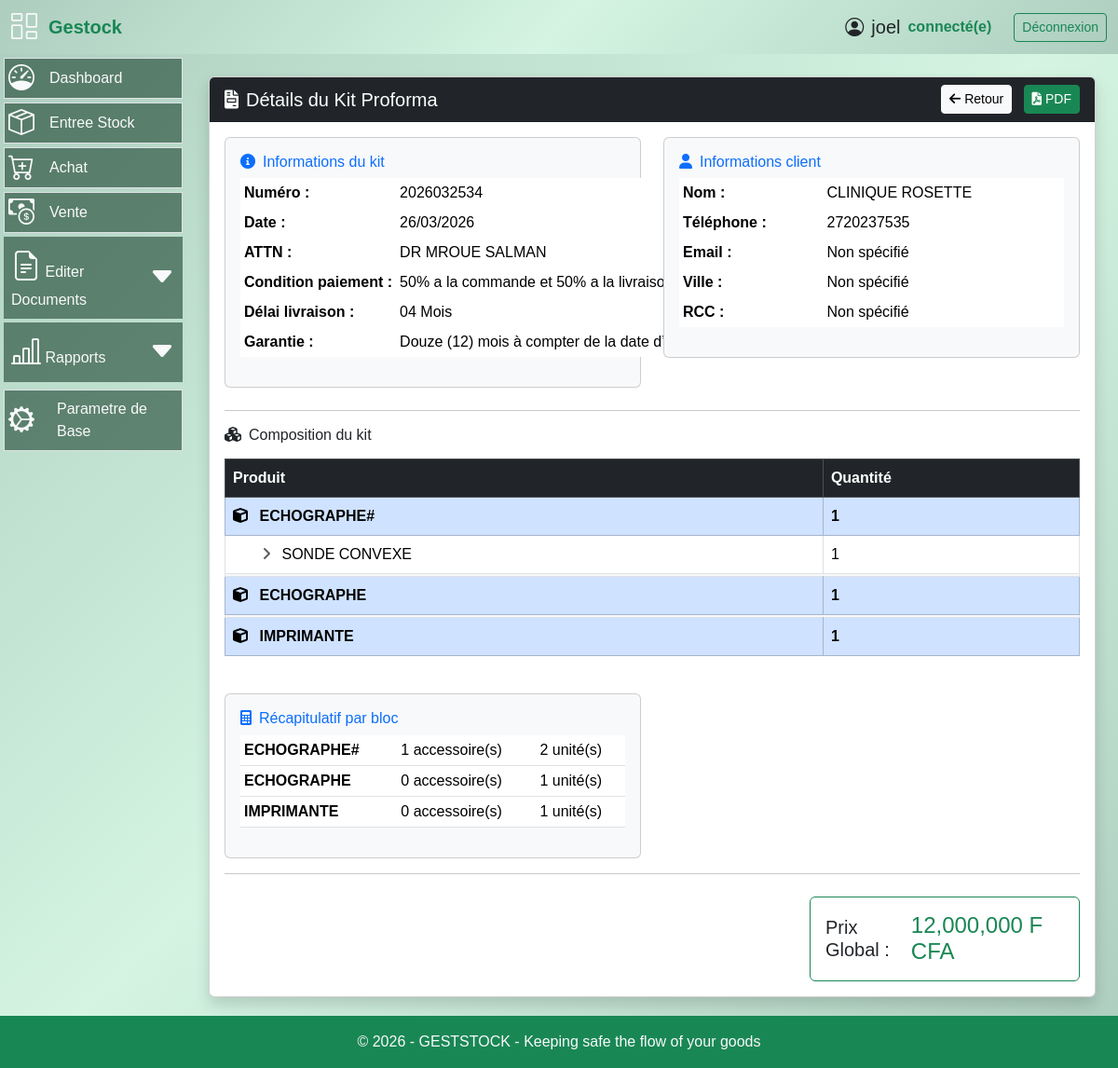
The app's page /kit-proforma/2 (signed in), older data.
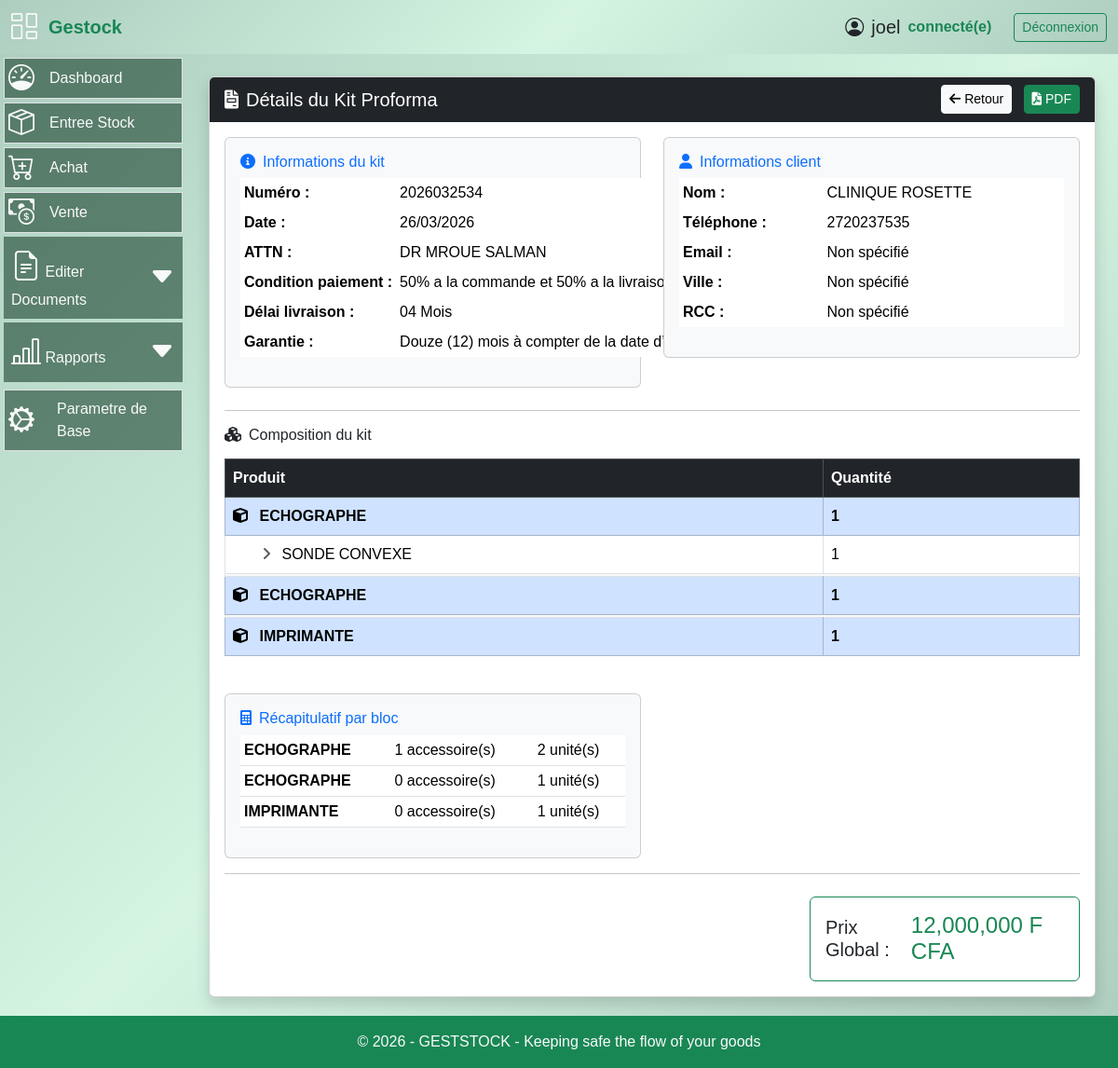
The same page, newer data.
### models.py (models this page shows, shortened)
class Produit(db.Model):
    __tablename__ = "produit"
    id = db.Column(db.Integer, primary_key=True)
    nom_produit = db.Column(db.String(128), nullable=False, index=True)
    model = db.Column(db.String(128), index=True)
    marque = db.Column(db.String(128), index=True)
    code_produit = db.Column(db.String(256), unique=True, nullable=False)
    description = db.Column(db.Text)
    origine = db.Column(db.String(256))
    image = db.Column(db.String(255))
    stocks = db.relationship("Stock", backref="produit", lazy=True)
    lignes_bon_commande = db.relationship(
        "LigneBonCommande",
        back_populates="produit"
    )
    lignes_bon_livraison = db.relationship(
        "LigneBonLivraison",
        back_populates="produit"
    )
    lignes_achat = db.relationship(
        "LigneAchat",
        back_populates="produit",
        cascade="all, delete-orphan"
    )

### routes.py (the view)
@app.route("/kit-proforma/<int:kit_id>")
@login_required
def details_kit_proforma(kit_id):
    kit = KitProforma.query.get_or_404(kit_id)
    return render_template(
        "details_kit.html",
        kit=kit
    )

### app.py (called while the page is built)
@app.after_request
def close_db_connection(response):
    try:
        db.session.close()
    except:
        pass
    return response

### routes.py (called while the page is built)
@app.after_request
def disable_cache(response):
    response.headers["Cache-Control"] = "no-store, no-cache, must-revalidate, private"
    response.headers["Pragma"] = "no-cache"
    response.headers["Expires"] = "0"
    return response

@login_manager.user_loader
def load_user(user_id):
    return User.query.get(int(user_id))

@app.context_processor
def utility_processor():
    def is_active(prefix):
        return request.endpoint and prefix in request.endpoint
    return dict(is_active=is_active)

### templates/details_kit.html (shortened to what the changed rows need)
{% extends "base.html" %}
{% block content %}
<div class="container mt-4">
    <div class="card shadow">
        <div class="card-body">
            <div class="table-responsive">
                <table class="table table-bordered">
                    <thead class="table-dark">
                        <tr>
                            <th style="width: 70%">Produit</th>
                            <th style="width: 30%">Quantité</th>
                        </tr>
                    </thead>
                    <tbody>
                        {% if kit.blocs and kit.blocs|length > 0 %}
                            {% for bloc in kit.blocs %}
                                {% if bloc.lignes and bloc.lignes|length > 0 %}
                                    {% set first_ligne = bloc.lignes[0] %}
                                    <tr class="table-primary fw-bold">
                                        <td>
                                            <i class="fas fa-cube me-2"></i>
                                            {{ first_ligne.produit.nom_produit if first_ligne.produit else 'Produit inconnu' }}
                                        </td>
                                        <td>{{ first_ligne.quantite }}</td>
                                    </tr>
                                    {% for ligne in bloc.lignes[1:] %}
                                    <tr>
                                        <td style="padding-left: 40px;">
                                            <i class="fas fa-angle-right me-2 text-muted"></i>
                                            {{ ligne.produit.nom_produit if ligne.produit else 'Produit inconnu' }}
                                        </td>
                                        <td>{{ ligne.quantite }}</td>
                                    </tr>
                                    {% endfor %}
                                    {% if not loop.last %}
                                    <tr>
                                        <td colspan="2" style="padding: 0;">
                                            <hr style="margin: 0; border-top: 2px solid #dee2e6;">
                                        </td>
                                    </tr>
                                    {% endif %}
                                {% endif %}
                            {% endfor %}
                        {% endif %}
                    </tbody>
                </table>
            </div>
            {% if kit.blocs and kit.blocs|length > 0 %}
            <div class="row mt-4">
                <div class="col-md-6">
                    <div class="card bg-light">
                        <div class="card-body">
                            <table class="table table-sm">
                                {% for bloc in kit.blocs %}
                                {% if bloc.lignes and bloc.lignes|length > 0 %}
                                {% set first_ligne = bloc.lignes[0] %}
                                <tr>
                                    <td>
                                        <strong>
                                            {{ first_ligne.produit.nom_produit if first_ligne.produit else 'Bloc' }}
                                        </strong>
                                    </td>
                                    <td>{{ bloc.lignes|length - 1 }} accessoire(s)</td>
                                    <td>
                                        {% set total_qte = namespace(value=0) %}
                                        {% for ligne in bloc.lignes %}
                                            {% set total_qte.value = total_qte.value + ligne.quantite %}
                                        {% endfor %}
                                        {{ total_qte.value }} unité(s)
                                    </td>
                                </tr>
                                {% endif %}
                                {% endfor %}
                            </table>
                        </div>
                    </div>
                </div>
            </div>
            {% endif %}
        </div>
    </div>
</div>
<link rel="stylesheet" href="https://cdnjs.cloudflare.com/ajax/libs/font-awesome/6.0.0/css/all.min.css">
{% endblock %}

Row changes from the older to the newer data that the page shows:
changed Produit (number 1 of 3 on the later page): produit "ECHOGRAPHE#" → "ECHOGRAPHE"
